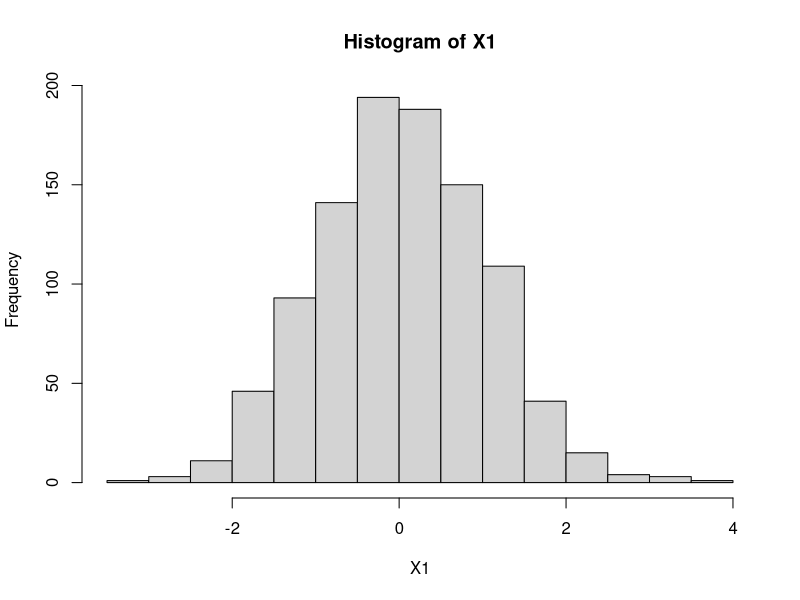
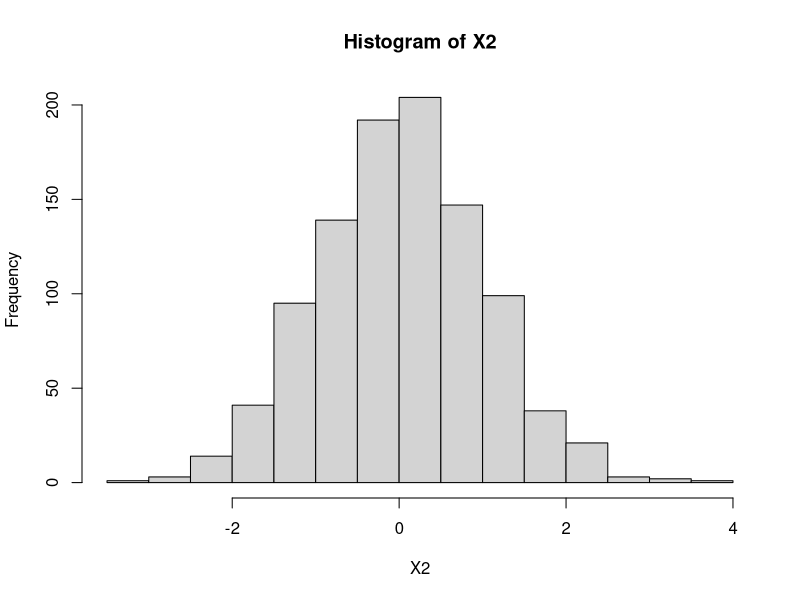
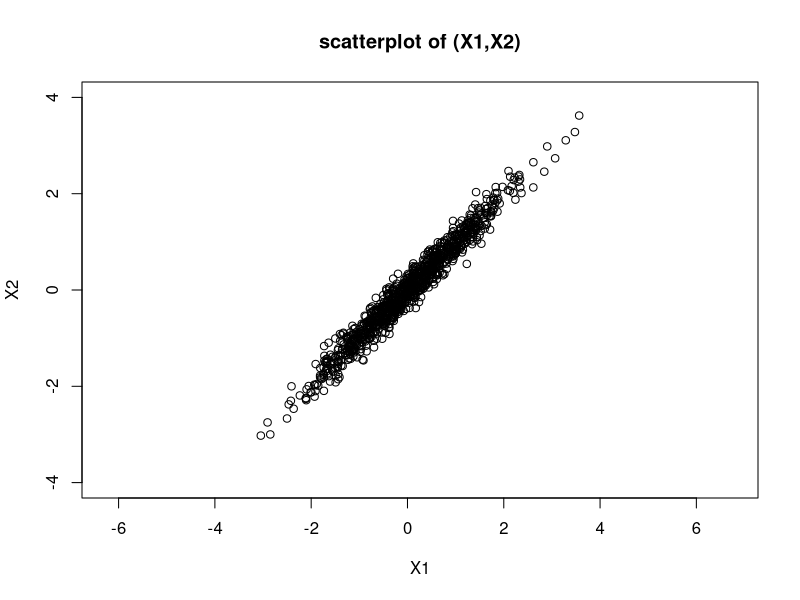

Write R code to recreate these figures, in order.
## ---- chunk 1
Z1 = rnorm(1000)
Z2 = rnorm(1000)

X1 = Z1+0.1*Z2
X2 = Z1-0.1*Z2

hist(X1)
hist(X2)
plot(X1,X2, main="scatterplot of (X1,X2)", ylim=c(-4,4), asp=1) #asp=1 sets the scales of X1 and X2 the same
cor(X1,X2)
## ---- chunk 2
mu = c(0,0)
A = rbind(c(1,0.1),c(1,-0.1))
A
z = rnorm(2)
x = mu + A %*% z
x
## ---- chunk 3
Sigma = A %*% t(A)
Sigma
